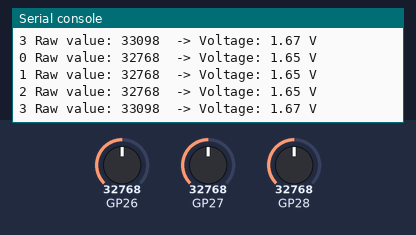
This program was run on a simulated Raspberry Pi Pico running MicroPython. Parts: the last lines printed to the serial console. The test bench sets the inputs (shaded band); at power-on: GP26 = 32768, GP27 = 32768, GP28 = 32768 (analog values on the 0–65535 scale).

Above: at 1.2 s.
1.3 s: GP26 set to 45874
2.8 s: GP27 set to 45874
At 3.4 s:
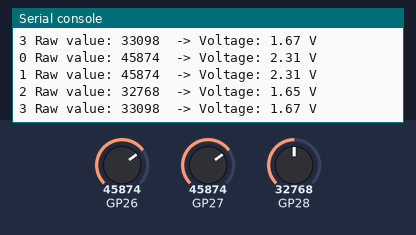
4.3 s: GP28 set to 45874
At 4.9 s:
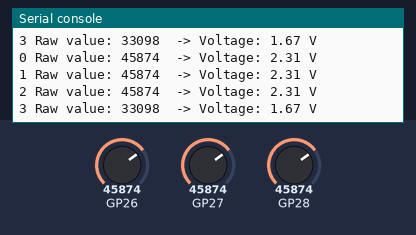
5.8 s: GP26 set to 57670
7.3 s: GP27 set to 57670
At 7.9 s:
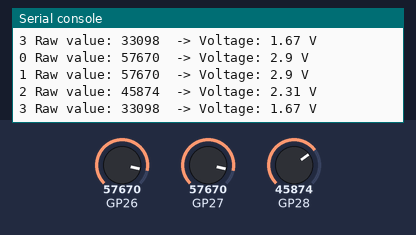
8.8 s: GP28 set to 57670
At 9.4 s:
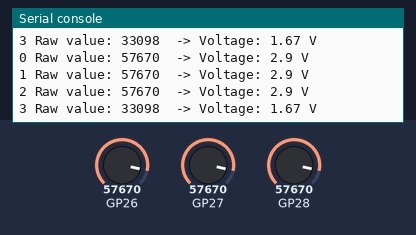
Timing chart, 0 to 11.3 s (numbered marks = the images above; inputs shaded):
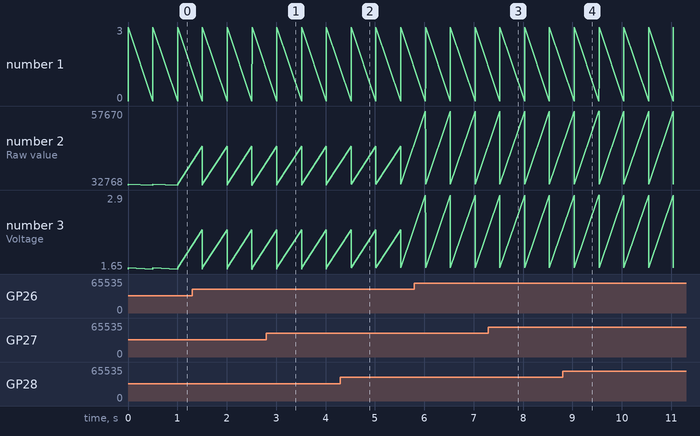

The program:

anaread.py
```python
from machine import ADC, Pin
import time

adcpin = [26, 27, 28, 29]  # ADCピンのリスト（PicoのADC0〜ADC3に対応）

adc = []
# ADCピンの設定（GPIO26はADC0に対応）
for i,p in enumerate(adcpin):
    adc.append( ADC(Pin(p)) )

while True:
    for i in range(len(adc)):
        value = adc[i].read_u16()  # 16ビットの値（0〜65535）を取得
        voltage = value * 3.3 / 65535  # 電圧に変換（PicoのADCは3.3V基準）
        print(i, "Raw value:", value, " -> Voltage:", round(voltage, 2), "V")
        #print(int(value/256))
    time.sleep(0.5)
```

Measured:
- after the input at 2.8 s, the serial console: prints a new line after 0.21 s (image 1)
- after the input at 4.3 s, the serial console: prints a new line after 0.22 s (image 2)
- after the input at 7.3 s, the serial console: prints a new line after 0.23 s (image 3)
- after the input at 8.8 s, the serial console: prints a new line after 0.24 s (image 4)
